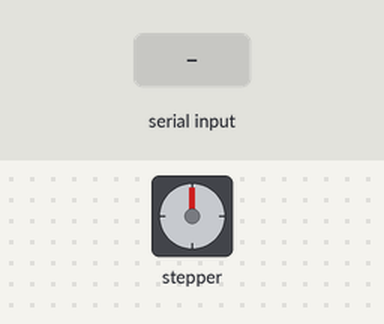
Bench run of a sketch on a simulated Arduino Uno, built with avr-gcc and run on an emulated ATmega328P. Parts: stepper motor. Wiring (inferred from the names in the program): stepper motor driver (200 steps per turn assumed): step pin 10; direction pin 11. Inputs (shaded band) come from the test bench.

Above: at 1.2 s.
1.3 s: "d" received over Serial
At 1.9 s:
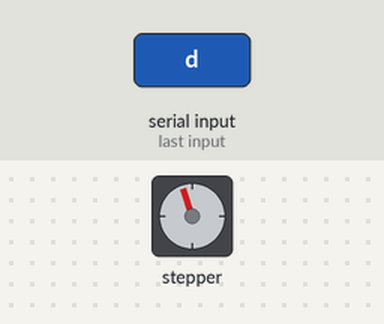
2.8 s: "d" received over Serial
At 4.0 s:
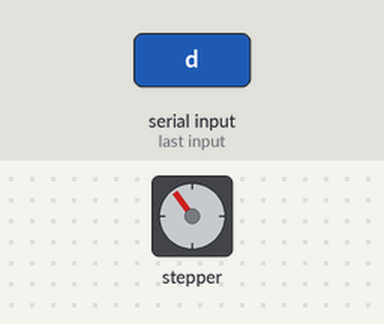
4.3 s: "u" received over Serial
At 5.4 s:
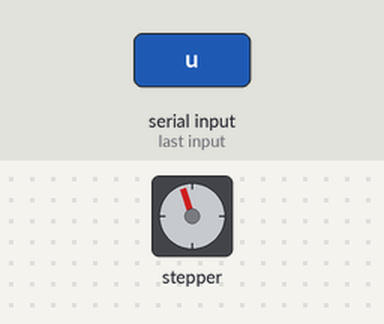
Timing chart, 0 to 7.3 s (numbered marks = the images above; inputs shaded):
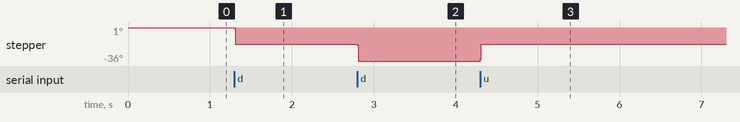

The sketch:

07_Test_Motor_No_State_Machine.ino
```cpp
/*
   EMBRYO Control system v2.0

   Machine control using an event driven approach and designing
   a state machine around the different inputs and outputs

   Test 07: Test Motor No State Machine
   This is just to test that the motors work
   and respond to serial commands


   This code is in the public domain

   2021 D. Cuartielles

*/

#define dirPin 11
#define stepPin 10

void setup() {
  // Init Serial
  Serial.begin(115200);

  // Declare pins as output:
  pinMode(stepPin, OUTPUT);
  pinMode(dirPin, OUTPUT);
}

void loop() {
  if (Serial.available() > 0) {
    int serVar = Serial.read();

    if (serVar == 'u')
      moveUp();

    if (serVar == 'd')
      moveDown();
  }
}

void moveUp() {
  // Set the spinning direction CW/CCW:
  digitalWrite(dirPin, HIGH);

  // move the motor up
  for (int i = 0; i < 10; i++) {
    // These four lines result in 1 step:
    digitalWrite(stepPin, HIGH);
    delayMicroseconds(500);
    digitalWrite(stepPin, LOW);
    delayMicroseconds(500);
  }
}

void moveDown() {
  // Set the spinning direction CW/CCW:
  digitalWrite(dirPin, LOW);

  // move the motor down
  for (int i = 0; i < 10; i++) {
    // These four lines result in 1 step:
    digitalWrite(stepPin, HIGH);
    delayMicroseconds(500);
    digitalWrite(stepPin, LOW);
    delayMicroseconds(500);
  }
}
```

Measured:
- after the input at 1.3 s, stepper: goes -1° 0.01 s, then -18°, starting at once
- after the input at 2.8 s, stepper: goes -19° 0.01 s, then -36°, starting at once
- after the input at 4.3 s, stepper: goes -34° 0.01 s, then -18°, starting at once
